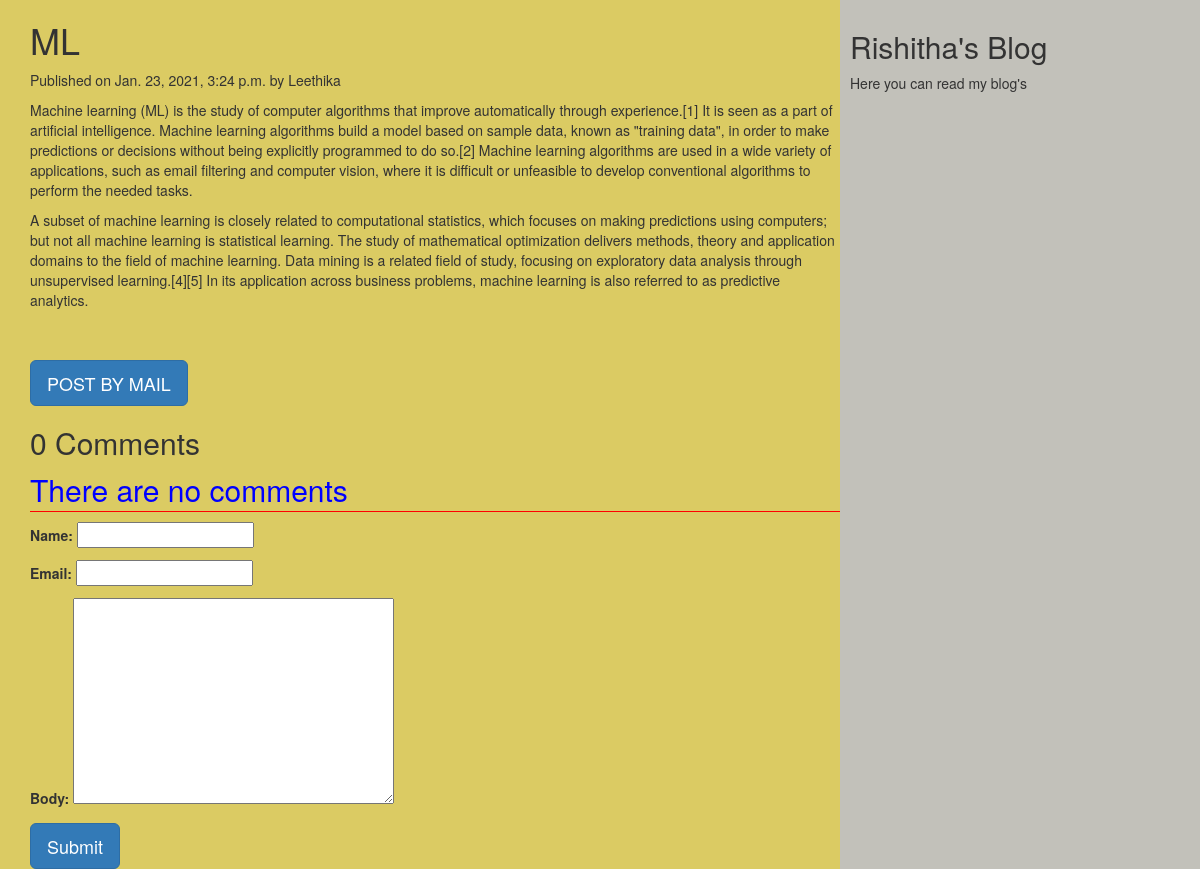
Screenshot of /2021/01/23/ml with the database file from the repository.
### myApp/models.py (models this page shows, shortened)
class Post(models.Model):
          tags=TaggableManager()
          STATUS_CHOICES=(('draft','Draft'),('published','Published'))
          title=models.CharField(max_length=256)
          slug=models.SlugField(max_length=264,unique_for_date='publish')
          author=models.ForeignKey(User,related_name='blog_posts',on_delete= models.CASCADE)
          body=models.TextField()
          publish=models.DateTimeField(default=timezone.now)
          created=models.DateTimeField(auto_now_add=True)
          updated=models.DateTimeField(auto_now=True)
          status= models.CharField(max_length=10,choices=STATUS_CHOICES,default='draft')
          objects=CustomManager()
          class Meta:
                ordering=('-publish',)

### myApp/views.py (the view, shortened to what this page needs)
# urls.py: url(r'(?P<year>\d{4})/(?P<month>\d{2})/(?P<day>\d{2})/(?P<post>[-\w]+)',views.post_detail_view,name='post_detail'),
def post_detail_view(request,year,month,day,post):
    post=get_object_or_404(Post,slug=post,publish__year=year,publish__month=month,publish__day=day)
    comments=post.comments.filter(active=True)
    csubmit=False
    form=CommentForm()
    d={'post':post,'form':form,'csubmit':csubmit,'comments':comments}
    return render(request,'myApp/post_detail.html',d)

### myApp/forms.py
class CommentForm(forms.ModelForm):
    class Meta:
        model=Comment
        fields=('name','email','body')

### myApp/models.py (called while the page is built)
    def get_queryset(self):
        return super().get_queryset().filter(status='published')

### templates/myApp/post_detail.html (shortened to what this page needs)
<html>
    {%extends 'myApp/parent.html'%}
        {%block content_block%}
        <h1>{{post.title}}</h1>
        <p>Published on {{post.publish}} by {{post.author|title}}</p>
        {{post.body|linebreaks}} <br><br>
        <a href="/{{post.id}}/share" class='btn btn-lg btn-primary'>POST BY MAIL</a>
        {%with comments.count as comments_count%}
        <h2>{{comments_count}} Comment{{comments_count|pluralize}}</h2>
        {%endwith%}
        {%if comments%}
         {%for c in comments%}
         <p>Comment {{forloop.counter}} by {{c.name}}</p>
        <div>{{c.body|linebreaks}}</div>
        <hr>
        {%endfor%}
        {%else%}
         <p style="color:blue;font-size:30px;font-style:bold;border-bottom:1px red solid;">There are no comments</p>
        {%endif%}
         {%if csubmit%}
         <h2>Thank you..Your comment has been added successfully!!</h2>
         {%else%}
         <form  method="post">
           {{form.as_p}}
           <input type="submit" class='btn btn-lg btn-primary' value="Submit">
         </form>
         {%endif%}
        {%endblock%}

### rows the page displays
Post: title "ML", publish "Jan. 23, 2021, 3:24 p.m.", author "Leethika", body "Machine learning (ML) is the study of computer algorithms that improve automatically through experience.[1] It is seen as a part of artificial intelligence. Machine learning algorithms build a model based on sample data, known as \"training data\", in order to make predictions or decisions without being explicitly programmed to do so.[2] Machine learning algorithms are used in a wide variety of applications, such as email filtering and computer vision, where it is difficult or unfeasible to develop conventional algorithms to perform the needed tasks. A subset of machine learning is closely related to computational statistics, which focuses on making predictions using computers; but not all…"

### other values shown
{{ comments_count }} "0"
